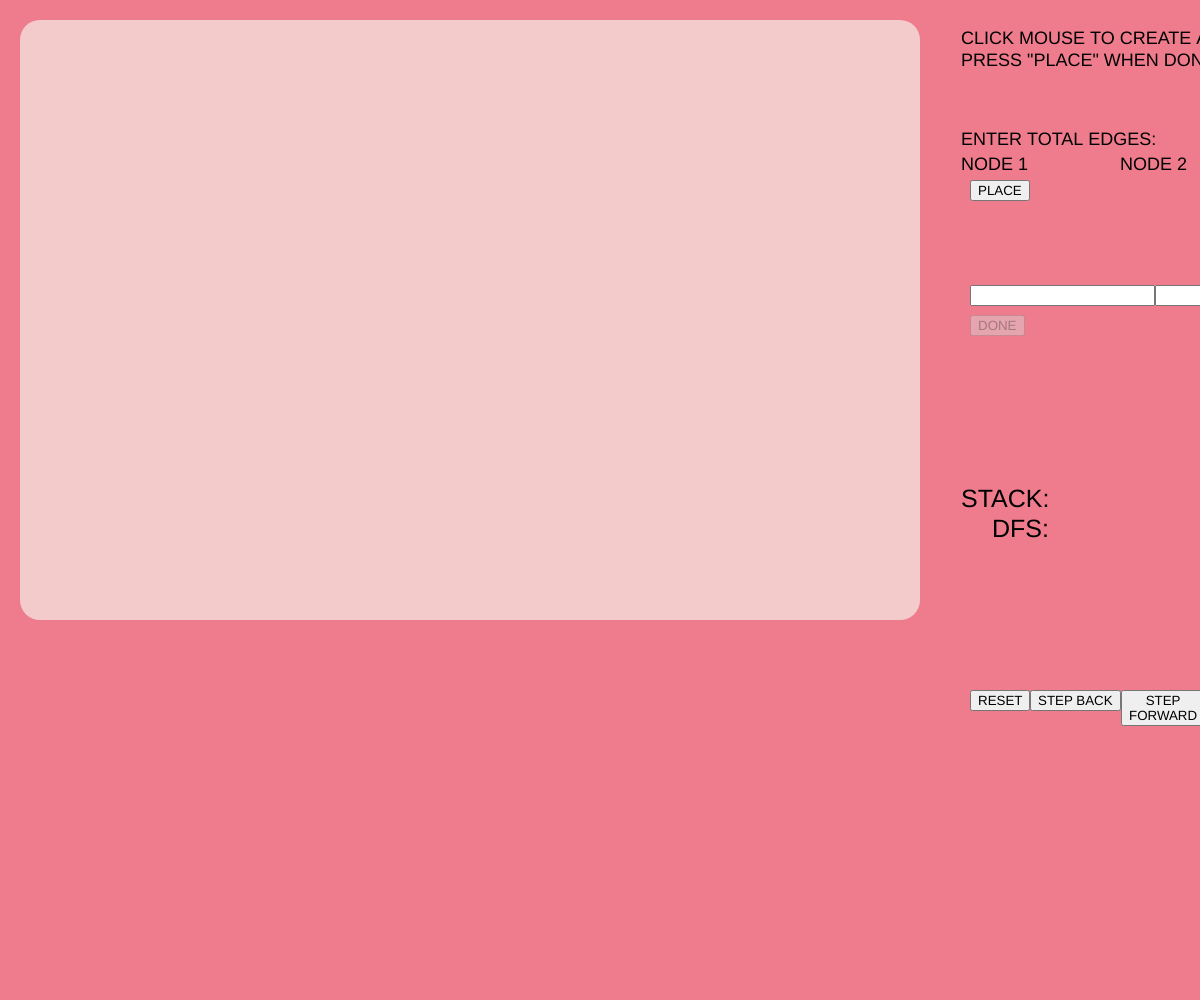
Frame 1 (no input)
Frame 60 (no input): identical to frame 1, image omitted
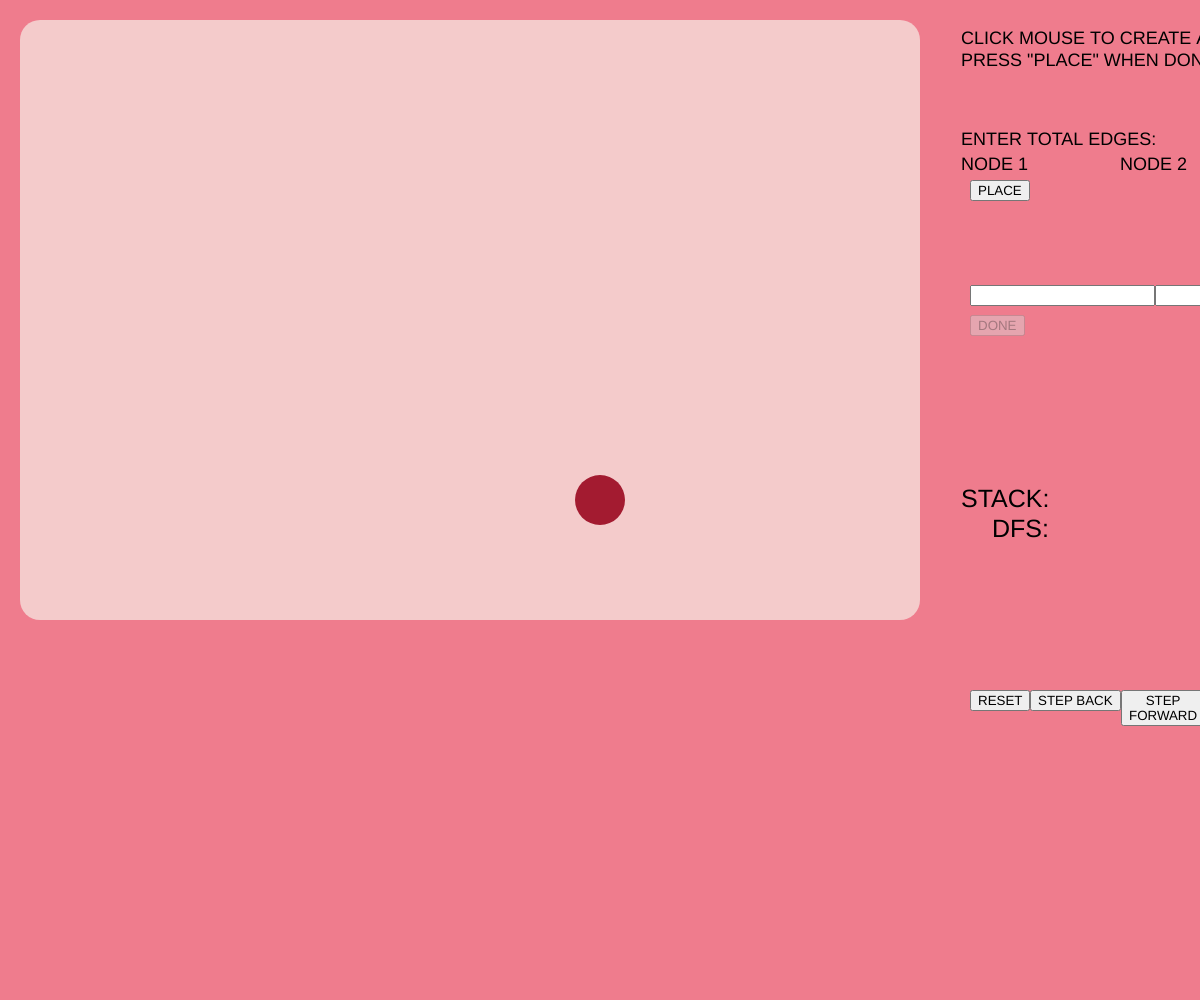
Frame 120 (the mouse pressed at the canvas centre since frame 60)

The p5.js sketch that drew these frames (run headless with seeded random() and noise() and a simulated clock; from frame 60 on, the mouse is pressed at the canvas centre):

// p5.js sketch
// ── sketch.js
//bkcol='#fca4a4',nodcol='#a31b30',canvascol='#f4cbcb';
//bfsarr=dfsarr,que=stack
var b_place,i_v1,i_v2,b_adde,b_edg,b_reset,b_nstep,b_pstep;
var totnods,maxnods,totedg,maxedg,count,step;
var bkcol='#ef7c8d',nodcol='#a31b30';
var canvascol='#f4cbcb',canvasx=20,canvasy=20,canvasw=900,canvash=600;
var mainarr,disparr,msg=[],msgflag,place;
var dfsarr,stack,visited;
var vhl,shl,next,nexttot;

msg[0]='';
msg[1]='*INVALID INPUT';
msg[2]='*AT LEAST 2 NODES REQUIRED';
msg[3]='*MAXIMUM NODE LIMIT REACHED';
msg[4]='*THOSE ARE TOO MANY EDGES!';
msg[5]='*EDGE ADDED';
msg[6]='*EDGE ALREADY EXISTS';

function setup(){
  createCanvas(window.innerWidth,window.innerHeight);

  b_place=createButton('PLACE');
  b_place.position(canvasx+canvasw+50,180)
  b_place.mousePressed(nodesplaced);

  b_edg=createButton('DONE');
  b_edg.position(canvasx+canvasw+50,315);
  b_edg.mousePressed(defedgs);

  i_v1=createInput();
  i_v1.position(canvasx+canvasw+50,285);
  i_v2=createInput();
  i_v2.position(i_v1.x+i_v1.width,i_v1.y);
  b_adde=createButton('ADD EDGE');
  b_adde.position(i_v2.x+i_v2.width,i_v2.y);
  b_adde.mousePressed(addedge);

  b_reset=createButton('RESET');
  b_reset.position(canvasx+canvasw+50,canvasy+canvash+70);
  b_reset.mousePressed(reset);

  b_pstep=createButton('STEP BACK');
  b_pstep.position(b_reset.x+b_reset.width,b_reset.y);
  b_pstep.mousePressed(pstep);

  b_nstep=createButton('STEP FORWARD');
  b_nstep.position(b_pstep.x+b_pstep.width,b_reset.y);
  b_nstep.mousePressed(nstep);

  reset();
}

function draw(){
  background(bkcol);
  noStroke();
  textAlign(LEFT,CENTER);
  fill(0);
  text('CLICK MOUSE TO CREATE A NODE\nPRESS "PLACE" WHEN DONE',canvasw+canvasx+41,50);
  text('ENTER TOTAL EDGES: ',canvasw+canvasx+41,140);
  text('NODE 1',canvasw+canvasx+41,165);
  text('NODE 2',canvasw+canvasx+200,165);
  text(msg[msgflag],canvasw+canvasx+40,300);
  textSize(25);
  text('STACK: '+shl[step],canvasw+canvasx+41,500);
  text('DFS: '+vhl[step],canvasw+canvasx+72,530);
  textSize(18);
  fill(canvascol);
  rect(canvasx,canvasy,canvasw,canvash,20);

  if(placecondition()){
    fill(nodcol);
    ellipse(mouseX,mouseY,50,50);
  }
  stroke(128);
  strokeWeight(4);
  for(var i=0;i<totnods;i++){
    for(var j=0;j<i+1;j++){
      if(mainarr[i][j]==1){
        line(disparr[i][1],disparr[i][2],disparr[j][1],disparr[j][2]);
      }
    }
  }
  noStroke();

  for(var i=0;i<maxnods;i++){
    if(disparr[i][0]!=undefined){
      for(var x=0;x<vhl[step].length;x++){
        if(i==vhl[step][x]){
          fill('#341835');
          ellipse(disparr[i][1],disparr[i][2],70,70);
        }
      }
      fill(nodcol);
      ellipse(disparr[i][1],disparr[i][2],50,50);
      fill(255);
      textAlign(CENTER,CENTER);
      text(disparr[i][0],disparr[i][1],disparr[i][2]);
    }
  }

}

function placecondition(){
  if(place&&mouseX-30>=canvasx&&mouseX+30<=canvasx+canvasw&&mouseY-30>=canvasy&&mouseY+30<=canvasy+canvash)
    return true;
  else
    return false;
}

function nodesplaced(){
  if(count<=1){
    msgflag=2;//at least 2 nodes
    return;
  }
  totnods=count;
  b_place.attribute('disabled','');
  b_adde.removeAttribute('disabled');
  b_edg.removeAttribute('disabled');
  count=0;
  place=false;
  msgflag=0;
}

function mouseClicked(){
  if(placecondition()){
    disparr[count][0]=count;
    disparr[count][1]=mouseX;
    disparr[count][2]=mouseY;
    count++;
    if(count==maxnods){
      place=false;
      count=0;
      totnods=maxnods;
      b_place.attribute('disabled','');
      b_edg.removeAttribute('disabled');
      msgflag=3;//max node limit
    }
  }
}

function defedgs(){
  i_v1.attribute('disabled','');
  i_v2.attribute('disabled','');
  b_adde.attribute('disabled','');
  totedg=count;
  step=0;
  msgflag=0;
  b_edg.attribute('disabled','');
  traverseDFS(0);
  nexttot=next;
  next=0;
}

function addedge(){
  var v1=i_v1.value().replace(/\s+/g,"");
  i_v1.value('');
  var v2=i_v2.value().replace(/\s+/g,"");
  i_v2.value('');
  if(isFinite(v1)&&v1!=''&&isFinite(v2)&&v2!=''){
    v1=int(v1);
    v2=int(v2);
    if(v1>=totnods||v2>=totnods||v1==v2){
      msgflag=1;
      return;
    }
    if(mainarr[v1][v2]==0){
      mainarr[v1][v2]=1;
      mainarr[v2][v1]=1;
      msgflag=5;
      count++;
    }
    else{
      msgflag=6;//edges exists
      return;
    }
  }
  else{
    msgflag=1;//invalid input
  }
}

function traverseDFS(val){
  stack.push(val); 

  var i=stack.pop();
  stack.push(i);
  dfsarr.push(val);

  shl[next]=stack.slice();
  vhl[next++]=dfsarr.slice();

  visited[val]=true;
  for(var j=0;j<totnods;j++){
    if(i!=j&&mainarr[val][j]==1&&visited[j]==false){
      traverseDFS(j);
    }
  }
  var x=stack.pop();
  console.log(stack);
  shl[next]=stack.slice();
  vhl[next++]=dfsarr.slice();

  return;
}

function nstep(){
  step++;
  if(step==nexttot)
    step--;
}

function pstep(){
  step--;
  if(step==-1)
    step=0;
}

function reset(){
  totnods=0;
  maxnods=10;
  totedg=0;
  maxedg=0;
  count=0;
  step=0;
  msgflag=0;
  place=true;
  mainarr=[];
  disparr=[];
  dfsarr=[];
  stack=[];
  visited=[];
  next=0;
  nexttot=0;
  vhl=[];
  shl=[];

  for(var i=0;i<maxnods;i++){
    mainarr[i]=[];
    disparr[i]=[];
    visited[i]=false;
  }

  for(var i=0;i<maxnods;i++){
    for(var j=0;j<maxnods;j++){
      mainarr[i][j]=0;
    }
    for(var j=0;j<3;j++){
      disparr[i][j]=undefined;
    }
  }

  for(var i=0;i<100;i++){
    vhl[i]=[];
    shl[i]=[];
  }

  b_place.removeAttribute('disabled');

  b_edg.attribute('disabled','');
  b_adde.attribute('disabled','');

  i_v1.removeAttribute('disabled');
  i_v2.removeAttribute('disabled');

  textSize(18);
  textStyle(NORMAL);
}
